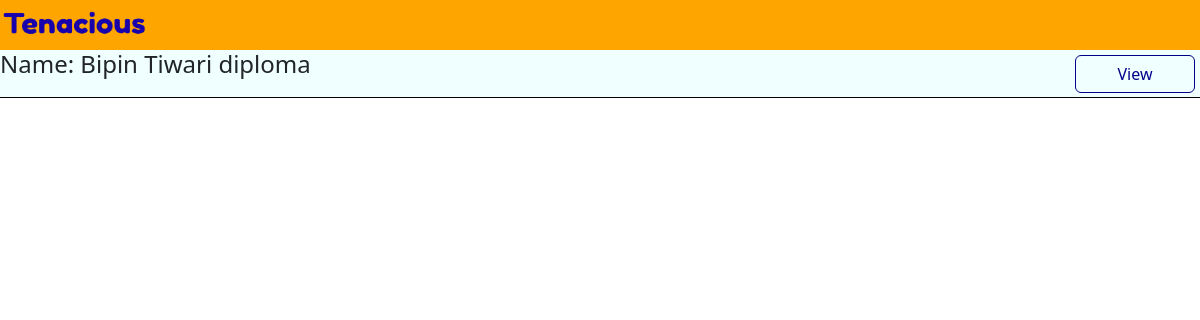
The app's page /company/applications/1, older data.
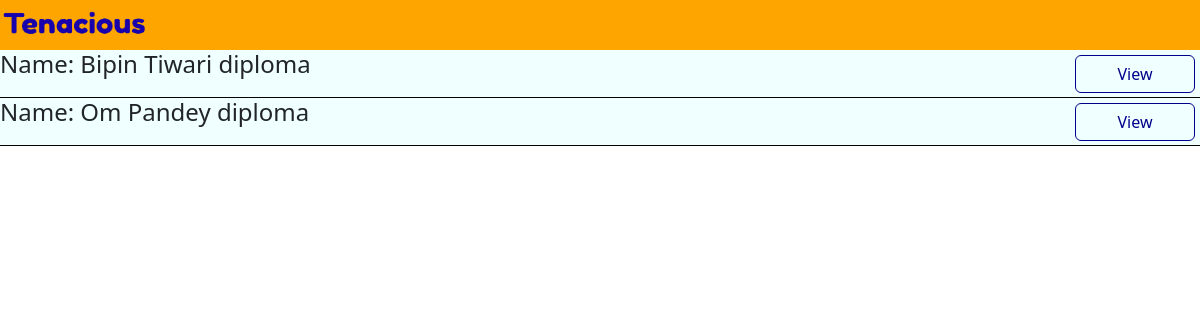
The same page, newer data.
### dbmodel.py (models this page shows, shortened)
class Application(db.Model):
    __tablename__ = 'application'
    a_id = db.Column(db.Integer(), primary_key = True, unique = True, autoincrement = True)
    status = db.Column(db.String(100), nullable = False)
    app_date = db.Column(db.DateTime, default = lambda: datetime.now(timezone.utc))
    int_date = db.Column(db.Date)
    student_id = db.Column(db.Integer, db.ForeignKey('student.s_id'), nullable=False)
    drive_id = db.Column(db.Integer, db.ForeignKey('drive.d_id'), nullable=False)

class Student(db.Model):
    __tablename__ = 'student'
    s_id = db.Column(db.Integer, primary_key=True, autoincrement=True)
    email = db.Column(db.String(200), unique = True, nullable = False)
    name = db.Column(db.String(200), nullable = False)
    password = db.Column(db.String(20), nullable = False)
    level = db.Column(db.String(10), nullable = False)
    cgpa = db.Column(db.String(10), nullable = False)
    blacklisted = db.Column(db.Boolean, default=False)
    applications = db.relationship('Application', backref = 'applicant', lazy = True)
    resume = db.Column(db.String(200), nullable = False)

### app.py (the view)
@app.route("/company/applications/<int:com_id>")
def applications(com_id):
    company = com.query.get(com_id)
    drives = company.drives
    j_apps = []
    for drive in drives:
        j_apps.extend(drive.applications)
    return render_template("comapplications.html", j_apps = j_apps)

### templates/comapplications.html
{% extends "layout.html" %}
{% block main %}
<div>
    {% for j_app in j_apps %}
    <div class="section-list">
        <h4>Name: {{j_app.applicant.name}} {{j_app.applicant.level}} </h4>
        <div class="multiple-button-div">
            <a class="btn nav-button crud-buttons" href=" {{ url_for("view_st_application", app_id = j_app.a_id) }} ">View</a>
        </div>
    </div>
    {% endfor %}
</div>
{% endblock main %}

### templates/layout.html (shortened to what this page needs)
<!doctype html>
<html lang="en">
<head>
    <link href="https://cdn.jsdelivr.net/npm/bootstrap@5.3.8/dist/css/bootstrap.min.css" rel="stylesheet"
>
    <link rel="stylesheet" href="/static/main.css">
</head>
<body>
    <header>
        <div id="navbar">
            <img id="logo-img" src="/static/Tenacious-logo.png" alt="">
        </div>
    </header>
    <main id="main-page">
        {% block main %} {% endblock main%}
    </main>
</body>
</html>

### static/main.css (style rules this page uses)
* { margin: 0px; }
#navbar { background-color: orange; }
#logo-img { height: 50px; width: 150px; }
.nav-button { border-color: darkblue; color: darkblue; }
.section-list { height: 48px; margin: 0; border-bottom: 1px solid black; background-color: azure; display: flex; justify-content: space-between; }
.crud-buttons { width: 120px; margin-top: 5px; margin-bottom: 5px; margin-right: 5px; }

Row changes from the older to the newer data that the page shows:
added Application: applicant.name "Om Pandey", applicant.level "diploma"
